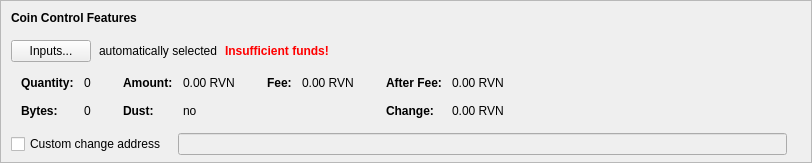
      <widget class="QFrame" name="frameCoinControl">
       <property name="sizePolicy">
        <sizepolicy hsizetype="Expanding" vsizetype="Fixed">
         <horstretch>0</horstretch>
         <verstretch>0</verstretch>
        </sizepolicy>
       </property>
       <property name="maximumSize">
        <size>
         <width>16777215</width>
         <height>16777215</height>
        </size>
       </property>
       <property name="frameShape">
        <enum>QFrame::StyledPanel</enum>
       </property>
       <property name="frameShadow">
        <enum>QFrame::Sunken</enum>
       </property>
       <layout class="QVBoxLayout" name="verticalLayoutCoinControl2">
        <property name="spacing">
         <number>0</number>
        </property>
        <property name="leftMargin">
         <number>0</number>
        </property>
        <property name="topMargin">
         <number>0</number>
        </property>
        <property name="rightMargin">
         <number>0</number>
        </property>
        <property name="bottomMargin">
         <number>6</number>
        </property>
        <item>
         <layout class="QVBoxLayout" name="verticalLayoutCoinControl" stretch="0,0,0,0,0">
          <property name="spacing">
           <number>0</number>
          </property>
          <property name="leftMargin">
           <number>10</number>
          </property>
          <property name="topMargin">
           <number>10</number>
          </property>
          <item>
           <layout class="QHBoxLayout" name="horizontalLayoutCoinControl1">
            <property name="bottomMargin">
             <number>15</number>
            </property>
            <item>
             <widget class="QLabel" name="labelCoinControlFeatures">
              <property name="sizePolicy">
               <sizepolicy hsizetype="Preferred" vsizetype="Maximum">
                <horstretch>0</horstretch>
                <verstretch>0</verstretch>
               </sizepolicy>
              </property>
              <property name="font">
               <font>
                <weight>75</weight>
                <bold>true</bold>
               </font>
              </property>
              <property name="styleSheet">
               <string notr="true">font-weight:bold;</string>
              </property>
              <property name="text">
               <string>Coin Control Features</string>
              </property>
             </widget>
            </item>
           </layout>
          </item>
          <item>
           <layout class="QHBoxLayout" name="horizontalLayoutCoinControl2" stretch="0,0,0,0">
            <property name="spacing">
             <number>8</number>
            </property>
            <property name="bottomMargin">
             <number>10</number>
            </property>
            <item>
             <widget class="QPushButton" name="pushButtonCoinControl">
              <property name="styleSheet">
               <string notr="true"/>
              </property>
              <property name="text">
               <string>Inputs...</string>
              </property>
              <property name="autoDefault">
               <bool>false</bool>
              </property>
             </widget>
            </item>
            <item>
             <widget class="QLabel" name="labelCoinControlAutomaticallySelected">
              <property name="text">
               <string>automatically selected</string>
              </property>
              <property name="margin">
               <number>5</number>
              </property>
             </widget>
            </item>
            <item>
             <widget class="QLabel" name="labelCoinControlInsuffFunds">
              <property name="font">
               <font>
                <weight>75</weight>
                <bold>true</bold>
               </font>
              </property>
              <property name="styleSheet">
               <string notr="true">color:red;font-weight:bold;</string>
              </property>
              <property name="text">
               <string>Insufficient funds!</string>
              </property>
              <property name="margin">
               <number>5</number>
              </property>
             </widget>
            </item>
            <item>
             <spacer name="horizontalSpacerCoinControl">
              <property name="orientation">
               <enum>Qt::Horizontal</enum>
              </property>
              <property name="sizeHint" stdset="0">
               <size>
                <width>40</width>
                <height>1</height>
               </size>
              </property>
             </spacer>
            </item>
           </layout>
          </item>
          <item>
           <widget class="QWidget" name="widgetCoinControl" native="true">
            <property name="sizePolicy">
             <sizepolicy hsizetype="Preferred" vsizetype="Preferred">
              <horstretch>0</horstretch>
              <verstretch>0</verstretch>
             </sizepolicy>
            </property>
            <property name="minimumSize">
             <size>
              <width>0</width>
              <height>0</height>
             </size>
            </property>
            <property name="styleSheet">
             <string notr="true"/>
            </property>
            <layout class="QHBoxLayout" name="horizontalLayoutCoinControl5">
             <property name="leftMargin">
              <number>0</number>
             </property>
             <property name="topMargin">
              <number>0</number>
             </property>
             <property name="rightMargin">
              <number>0</number>
             </property>
             <property name="bottomMargin">
              <number>0</number>
             </property>
             <item>
              <layout class="QHBoxLayout" name="horizontalLayoutCoinControl3" stretch="0,0,0,1">
               <property name="spacing">
                <number>20</number>
               </property>
               <property name="topMargin">
                <number>0</number>
               </property>
               <property name="bottomMargin">
                <number>10</number>
               </property>
               <item>
                <layout class="QFormLayout" name="formLayoutCoinControl1">
                 <property name="horizontalSpacing">
                  <number>10</number>
                 </property>
                 <property name="verticalSpacing">
                  <number>14</number>
                 </property>
                 <property name="leftMargin">
                  <number>10</number>
                 </property>
                 <property name="topMargin">
                  <number>4</number>
                 </property>
                 <property name="rightMargin">
                  <number>6</number>
                 </property>
                 <item row="0" column="0">
                  <widget class="QLabel" name="labelCoinControlQuantityText">
                   <property name="font">
                    <font>
                     <weight>75</weight>
                     <bold>true</bold>
                    </font>
                   </property>
                   <property name="text">
                    <string>Quantity:</string>
                   </property>
                   <property name="margin">
                    <number>0</number>
                   </property>
                  </widget>
                 </item>
                 <item row="0" column="1">
                  <widget class="QLabel" name="labelCoinControlQuantity">
                   <property name="cursor">
                    <cursorShape>IBeamCursor</cursorShape>
                   </property>
                   <property name="contextMenuPolicy">
                    <enum>Qt::ActionsContextMenu</enum>
                   </property>
                   <property name="text">
                    <string notr="true">0</string>
                   </property>
                   <property name="margin">
                    <number>0</number>
                   </property>
                   <property name="textInteractionFlags">
                    <set>Qt::LinksAccessibleByMouse|Qt::TextSelectableByKeyboard|Qt::TextSelectableByMouse</set>
                   </property>
                  </widget>
                 </item>
                 <item row="1" column="0">
                  <widget class="QLabel" name="labelCoinControlBytesText">
                   <property name="font">
                    <font>
                     <weight>75</weight>
                     <bold>true</bold>
                    </font>
                   </property>
                   <property name="text">
                    <string>Bytes:</string>
                   </property>
                  </widget>
                 </item>
                 <item row="1" column="1">
                  <widget class="QLabel" name="labelCoinControlBytes">
                   <property name="cursor">
                    <cursorShape>IBeamCursor</cursorShape>
                   </property>
                   <property name="contextMenuPolicy">
                    <enum>Qt::ActionsContextMenu</enum>
                   </property>
                   <property name="text">
                    <string notr="true">0</string>
                   </property>
                   <property name="textInteractionFlags">
                    <set>Qt::LinksAccessibleByMouse|Qt::TextSelectableByKeyboard|Qt::TextSelectableByMouse</set>
                   </property>
                  </widget>
                 </item>
                </layout>
               </item>
               <item>
                <layout class="QFormLayout" name="formLayoutCoinControl2">
                 <property name="horizontalSpacing">
                  <number>10</number>
                 </property>
                 <property name="verticalSpacing">
                  <number>14</number>
                 </property>
                 <property name="leftMargin">
                  <number>6</number>
                 </property>
                 <property name="topMargin">
                  <number>4</number>
                 </property>
                 <property name="rightMargin">
                  <number>6</number>
                 </property>
                 <item row="0" column="0">
                  <widget class="QLabel" name="labelCoinControlAmountText">
                   <property name="font">
                    <font>
                     <weight>75</weight>
                     <bold>true</bold>
                    </font>
                   </property>
                   <property name="text">
                    <string>Amount:</string>
                   </property>
                   <property name="margin">
                    <number>0</number>
                   </property>
                  </widget>
                 </item>
                 <item row="0" column="1">
                  <widget class="QLabel" name="labelCoinControlAmount">
                   <property name="cursor">
                    <cursorShape>IBeamCursor</cursorShape>
                   </property>
                   <property name="contextMenuPolicy">
                    <enum>Qt::ActionsContextMenu</enum>
                   </property>
                   <property name="text">
                    <string notr="true">0.00 RVN</string>
                   </property>
                   <property name="textInteractionFlags">
                    <set>Qt::LinksAccessibleByMouse|Qt::TextSelectableByKeyboard|Qt::TextSelectableByMouse</set>
                   </property>
                  </widget>
                 </item>
                 <item row="1" column="0">
                  <widget class="QLabel" name="labelCoinControlLowOutputText">
                   <property name="font">
                    <font>
                     <weight>75</weight>
                     <bold>true</bold>
                    </font>
                   </property>
                   <property name="text">
                    <string>Dust:</string>
                   </property>
                  </widget>
                 </item>
                 <item row="1" column="1">
                  <widget class="QLabel" name="labelCoinControlLowOutput">
                   <property name="cursor">
                    <cursorShape>IBeamCursor</cursorShape>
                   </property>
                   <property name="contextMenuPolicy">
                    <enum>Qt::ActionsContextMenu</enum>
                   </property>
                   <property name="text">
                    <string notr="true">no</string>
                   </property>
                   <property name="textInteractionFlags">
                    <set>Qt::LinksAccessibleByMouse|Qt::TextSelectableByKeyboard|Qt::TextSelectableByMouse</set>
                   </property>
                  </widget>
                 </item>
                </layout>
               </item>
               <item>
                <layout class="QFormLayout" name="formLayoutCoinControl3">
                 <property name="horizontalSpacing">
                  <number>10</number>
                 </property>
                 <property name="verticalSpacing">
                  <number>14</number>
                 </property>
                 <property name="leftMargin">
                  <number>6</number>
                 </property>
                 <property name="topMargin">
                  <number>4</number>
                 </property>
                 <property name="rightMargin">
                  <number>6</number>
                 </property>
                 <item row="0" column="0">
                  <widget class="QLabel" name="labelCoinControlFeeText">
                   <property name="font">
                    <font>
                     <weight>75</weight>
                     <bold>true</bold>
                    </font>
                   </property>
                   <property name="text">
                    <string>Fee:</string>
                   </property>
                   <property name="margin">
                    <number>0</number>
                   </property>
                  </widget>
                 </item>
                 <item row="0" column="1">
                  <widget class="QLabel" name="labelCoinControlFee">
                   <property name="cursor">
                    <cursorShape>IBeamCursor</cursorShape>
                   </property>
                   <property name="contextMenuPolicy">
                    <enum>Qt::ActionsContextMenu</enum>
                   </property>
                   <property name="text">
                    <string notr="true">0.00 RVN</string>
                   </property>
                   <property name="textInteractionFlags">
                    <set>Qt::LinksAccessibleByMouse|Qt::TextSelectableByKeyboard|Qt::TextSelectableByMouse</set>
                   </property>
                  </widget>
                 </item>
                </layout>
               </item>
               <item>
                <layout class="QFormLayout" name="formLayoutCoinControl4">
                 <property name="horizontalSpacing">
                  <number>10</number>
                 </property>
                 <property name="verticalSpacing">
                  <number>14</number>
                 </property>
                 <property name="leftMargin">
                  <number>6</number>
                 </property>
                 <property name="topMargin">
                  <number>4</number>
                 </property>
                 <property name="rightMargin">
                  <number>6</number>
                 </property>
                 <item row="0" column="0">
                  <widget class="QLabel" name="labelCoinControlAfterFeeText">
                   <property name="font">
                    <font>
                     <weight>75</weight>
                     <bold>true</bold>
                    </font>
                   </property>
                   <property name="text">
                    <string>After Fee:</string>
                   </property>
                   <property name="margin">
                    <number>0</number>
                   </property>
                  </widget>
                 </item>
                 <item row="0" column="1">
                  <widget class="QLabel" name="labelCoinControlAfterFee">
                   <property name="cursor">
                    <cursorShape>IBeamCursor</cursorShape>
                   </property>
                   <property name="contextMenuPolicy">
                    <enum>Qt::ActionsContextMenu</enum>
                   </property>
                   <property name="text">
                    <string notr="true">0.00 RVN</string>
                   </property>
                   <property name="textInteractionFlags">
                    <set>Qt::LinksAccessibleByMouse|Qt::TextSelectableByKeyboard|Qt::TextSelectableByMouse</set>
                   </property>
                  </widget>
                 </item>
                 <item row="1" column="0">
                  <widget class="QLabel" name="labelCoinControlChangeText">
                   <property name="font">
                    <font>
                     <weight>75</weight>
                     <bold>true</bold>
                    </font>
                   </property>
                   <property name="text">
                    <string>Change:</string>
                   </property>
                  </widget>
                 </item>
                 <item row="1" column="1">
                  <widget class="QLabel" name="labelCoinControlChange">
                   <property name="cursor">
                    <cursorShape>IBeamCursor</cursorShape>
                   </property>
                   <property name="contextMenuPolicy">
                    <enum>Qt::ActionsContextMenu</enum>
                   </property>
                   <property name="text">
                    <string notr="true">0.00 RVN</string>
                   </property>
                   <property name="textInteractionFlags">
                    <set>Qt::LinksAccessibleByMouse|Qt::TextSelectableByKeyboard|Qt::TextSelectableByMouse</set>
                   </property>
                  </widget>
                 </item>
                </layout>
               </item>
              </layout>
             </item>
            </layout>
           </widget>
          </item>
          <item>
           <layout class="QHBoxLayout" name="horizontalLayoutCoinControl4" stretch="0,0,0">
            <property name="spacing">
             <number>12</number>
            </property>
            <property name="sizeConstraint">
             <enum>QLayout::SetDefaultConstraint</enum>
            </property>
            <property name="topMargin">
             <number>5</number>
            </property>
            <property name="rightMargin">
             <number>5</number>
            </property>
            <item>
             <widget class="QCheckBox" name="checkBoxCoinControlChange">
              <property name="toolTip">
               <string>If this is activated, but the change address is empty or invalid, change will be sent to a newly generated address.</string>
              </property>
              <property name="text">
               <string>Custom change address</string>
              </property>
             </widget>
            </item>
            <item>
             <widget class="QValidatedLineEdit" name="lineEditCoinControlChange">
              <property name="enabled">
               <bool>false</bool>
              </property>
              <property name="sizePolicy">
               <sizepolicy hsizetype="Expanding" vsizetype="Fixed">
                <horstretch>0</horstretch>
                <verstretch>0</verstretch>
               </sizepolicy>
              </property>
             </widget>
            </item>
            <item>
             <widget class="QLabel" name="labelCoinControlChangeLabel">
              <property name="sizePolicy">
               <sizepolicy hsizetype="Preferred" vsizetype="Expanding">
                <horstretch>0</horstretch>
                <verstretch>0</verstretch>
               </sizepolicy>
              </property>
              <property name="minimumSize">
               <size>
                <width>0</width>
                <height>0</height>
               </size>
              </property>
              <property name="text">
               <string/>
              </property>
              <property name="margin">
               <number>3</number>
              </property>
             </widget>
            </item>
           </layout>
          </item>
          <item>
           <spacer name="verticalSpacerCoinControl">
            <property name="orientation">
             <enum>Qt::Vertical</enum>
            </property>
            <property name="sizeHint" stdset="0">
             <size>
              <width>800</width>
              <height>1</height>
             </size>
            </property>
           </spacer>
          </item>
         </layout>
        </item>
       </layout>
      </widget>
